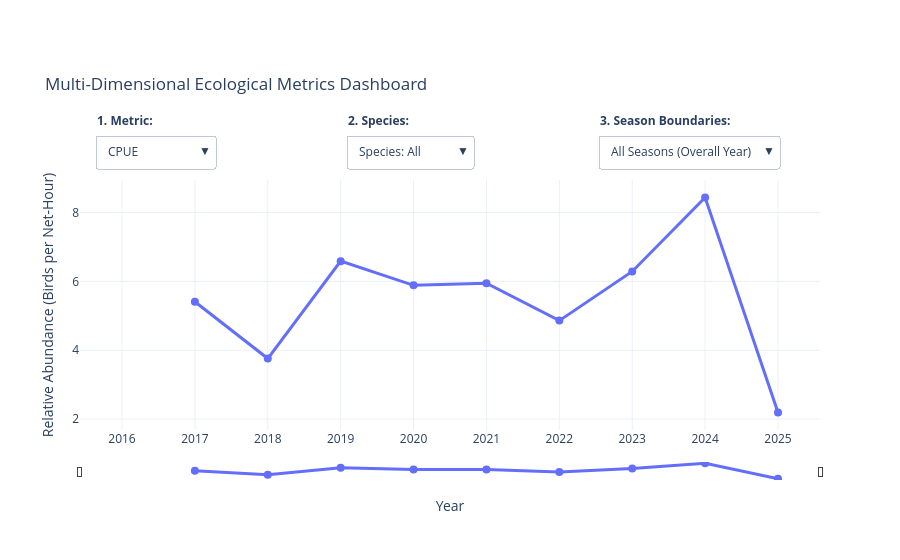

Notebook source saved alongside this figure:
### Code cell
# ==============================================================================
# STEP 1: PARSE AND PREPARE PER-SPECIES & COMBINED DAILY METRICS
# ==============================================================================
df2['CaptureDate'] = pd.to_datetime(df2['CaptureDate'])
df2['Year'] = df2['CaptureDate'].dt.year
df2['SpeciesCode'] = df2['SpeciesCode'].astype(str).str.strip()

def assign_excel_season(date):
    m, d = date.month, date.day
    if m == 11 or m == 12 or m == 1 or (m == 2 and d <= 15): return "Winter"
    elif m == 3 or (m == 4 and d <= 15): return "Spring Migration"
    elif (m == 8 and d >= 15) or m == 9 or (m == 10 and d <= 15): return "Fall Migration"
    elif m == 5 or m == 6 or m == 7 or (m == 8 and d < 15): return "Breeding Season"
    return "Other"

df2['Season'] = df2['CaptureDate'].apply(assign_excel_season)

# Dataset A: Segmented by Day, Season, and Specific Species
raw_sp = df2.dropna(subset=['SpeciesCode', 'CaptureDate', 'BandNumber']).groupby(['CaptureDate', 'Season', 'SpeciesCode']).agg(
    Daily_Proc=('BandNumber', 'nunique'),
    Daily_Spec=('SpeciesCode', 'nunique')
).reset_index()

# Dataset B: Segmented by Day and Season, Combined across ALL Species
raw_all = df2.dropna(subset=['SpeciesCode', 'CaptureDate', 'BandNumber']).groupby(['CaptureDate', 'Season']).agg(
    Daily_Proc=('BandNumber', 'nunique'),
    Daily_Spec=('SpeciesCode', 'nunique')
).reset_index()
raw_all['SpeciesCode'] = 'All'

# Combine individual species slices with the unified "All" baseline slice
daily_combined = pd.concat([raw_sp, raw_all], ignore_index=True)
daily_combined['Year'] = daily_combined['CaptureDate'].dt.year


# ==============================================================================
# STEP 2: MULTI-INDEX AGGREGATION & NET HOURS LOOKUP MATCHING
# ==============================================================================
net_hours_lookup = annual_seasonal.groupby(['Year', 'Season'])['Total_Net_Hours'].sum().reset_index()

def compute_matrix_metrics(group):
    if len(group) == 0:
        return pd.Series({'Total_Birds': np.nan, 'Total_Net_Hours': np.nan, 'CPUE (Relative Abundance)': np.nan, 'Peak_Richness': np.nan})
    
    total_proc = group['Daily_Proc'].sum()
    peak_spec = group['Daily_Spec'].max()
    
    current_year = group['Year'].iloc[0]
    current_season = group['Season'].iloc[0]
    
    match = net_hours_lookup[(net_hours_lookup['Year'] == current_year) & 
                             (net_hours_lookup['Season'].astype(str).str.strip() == str(current_season).strip())]
    total_hrs = match['Total_Net_Hours'].sum() if not match.empty else 0
    cpue = total_proc / total_hrs if total_hrs > 0 else np.nan

    return pd.Series({
        'Total_Birds': int(total_proc),
        'Total_Net_Hours': round(total_hrs, 2),
        'CPUE (Relative Abundance)': round(cpue, 3) if not pd.isna(cpue) else np.nan,
        'Peak_Richness': int(peak_spec)
    })

# Compute the global multi-index dimensional slice matrix
df_matrix = daily_combined.groupby(['Year', 'Season', 'SpeciesCode']).apply(compute_matrix_metrics).reset_index()

# Generate overarching "All Seasons (Overall Year)" rollups across the dimensional blocks
df_overall = daily_combined.groupby(['Year', 'SpeciesCode']).apply(compute_matrix_metrics).reset_index()
df_overall['Season'] = 'All Seasons (Overall Year)'

df_dash = pd.concat([df_matrix, df_overall], ignore_index=True)
df_dash['Season'] = df_dash['Season'].astype(str).str.strip()


# ==============================================================================
# STEP 3: ASSEMBLE PLOTLY CANVAS WITH INDEPENDENT FILTER ENGINES
# ==============================================================================
fig = go.Figure()

seasons_list = ['All Seasons (Overall Year)', 'Other', 'Spring Migration', 'Fall Migration', 'Breeding Season', 'Winter']
species_list = ['All'] + sorted([sp for sp in df_dash['SpeciesCode'].unique() if sp != 'All'])

metrics = {
    'CPUE (Relative Abundance)': 'Relative Abundance (Birds per Net-Hour)',
    'Total_Birds': 'Total Unique Individuals Captured',
    'Peak_Richness': 'Peak Species Richness'
}

# Add exactly ONE trace for every possible permutation to the canvas map
trace_metadata = []
for s in seasons_list:
    for sp in species_list:
        df_subset = df_dash[(df_dash['Season'] == s) & (df_dash['SpeciesCode'] == sp)].sort_values('Year')
        
        x_data = df_subset['Year'].tolist() if not df_subset.empty else []
        y_data = df_subset['CPUE (Relative Abundance)'].tolist() if not df_subset.empty else []
        custom_data = np.stack((df_subset['Total_Birds'], df_subset['Total_Net_Hours']), axis=-1) if not df_subset.empty else []
        
        # Default starting state: Visible only if 'All Seasons' AND 'All' species are active
        is_visible = (s == 'All Seasons (Overall Year)' and sp == 'All')
        
        fig.add_trace(go.Scatter(
            x=x_data, y=y_data, mode='lines+markers', name=f"{sp} ({s})", visible=is_visible, customdata=custom_data,
            hovertemplate=(
                f"<b>Year:</b> %{{x}}<br><b>Species:</b> {sp}<br><b>Season:</b> {s}<br>"
                f"<b>Value:</b> %{{y}}<br><b>Birds (Unique):</b> %{{customdata[0]}}<br>"
                f"<b>Net Hours:</b> %{{customdata[1]}} hrs<extra></extra>"
            ),
            line=dict(width=3), marker=dict(size=8)
        ))
        trace_metadata.append({'Season': s, 'SpeciesCode': sp})

# TRACKING STATE INTERFACE CONTROLS
current_season = 'All Seasons (Overall Year)'
current_species = 'All'

def generate_visibility_mask(target_season, target_species):
    return [meta['Season'] == target_season and meta['SpeciesCode'] == target_species for meta in trace_metadata]

# 1. METRIC DROPDOWN
metric_buttons = []
for m_key, m_title in metrics.items():
    y_updates = []
    for meta in trace_metadata:
        df_subset = df_dash[(df_dash['Season'] == meta['Season']) & (df_dash['SpeciesCode'] == meta['SpeciesCode'])].sort_values('Year')
        y_updates.append(df_subset[m_key].tolist() if not df_subset.empty else [])
    metric_buttons.append(dict(
        label=m_key.replace('_', ' ').replace(' (Relative Abundance)', ''),
        method="restyle", args=[{"y": y_updates}, {"yaxis.title.text": m_title}]
    ))

# 2. SPECIES DROPDOWN
species_buttons = []
for sp in species_list:
    species_buttons.append(dict(
        label=f"Species: {sp}", method="restyle",
        args=[{"visible": [meta['SpeciesCode'] == sp and meta['Season'] == current_season for meta in trace_metadata]}]
    ))

# 3. SEASON DROPDOWN
season_buttons = []
for s in seasons_list:
    season_buttons.append(dict(
        label=s, method="restyle",
        args=[{"visible": [meta['Season'] == s and meta['SpeciesCode'] == current_species for meta in trace_metadata]}]
    ))

# Adjust menu coordinates to make space for three independent menus
fig.update_layout(
    title="Multi-Dimensional Ecological Metrics Dashboard",
    yaxis_title=metrics['CPUE (Relative Abundance)'],
    xaxis=dict(title="Year", tickmode='linear', dtick=1, rangeslider=dict(visible=True, thickness=0.06)),
    template="plotly_white", margin=dict(t=180),
    updatemenus=[
        dict(active=0, buttons=metric_buttons, direction="down", x=0.02, xanchor="left", y=1.18, yanchor="top"),
        dict(active=0, buttons=species_buttons, direction="down", x=0.36, xanchor="left", y=1.18, yanchor="top"),
        dict(active=0, buttons=season_buttons, direction="down", x=0.70, xanchor="left", y=1.18, yanchor="top")
    ]
)

fig.add_annotation(x=0.02, y=1.28, xref="paper", yref="paper", text="<b>1. Metric:</b>", showarrow=False, font=dict(size=12), xanchor="left")
fig.add_annotation(x=0.36, y=1.28, xref="paper", yref="paper", text="<b>2. Species:</b>", showarrow=False, font=dict(size=12), xanchor="left")
fig.add_annotation(x=0.70, y=1.28, xref="paper", yref="paper", text="<b>3. Season Boundaries:</b>", showarrow=False, font=dict(size=12), xanchor="left")

print("Launching 3-way multi-filtered independent dashboard...")
fig.show()
